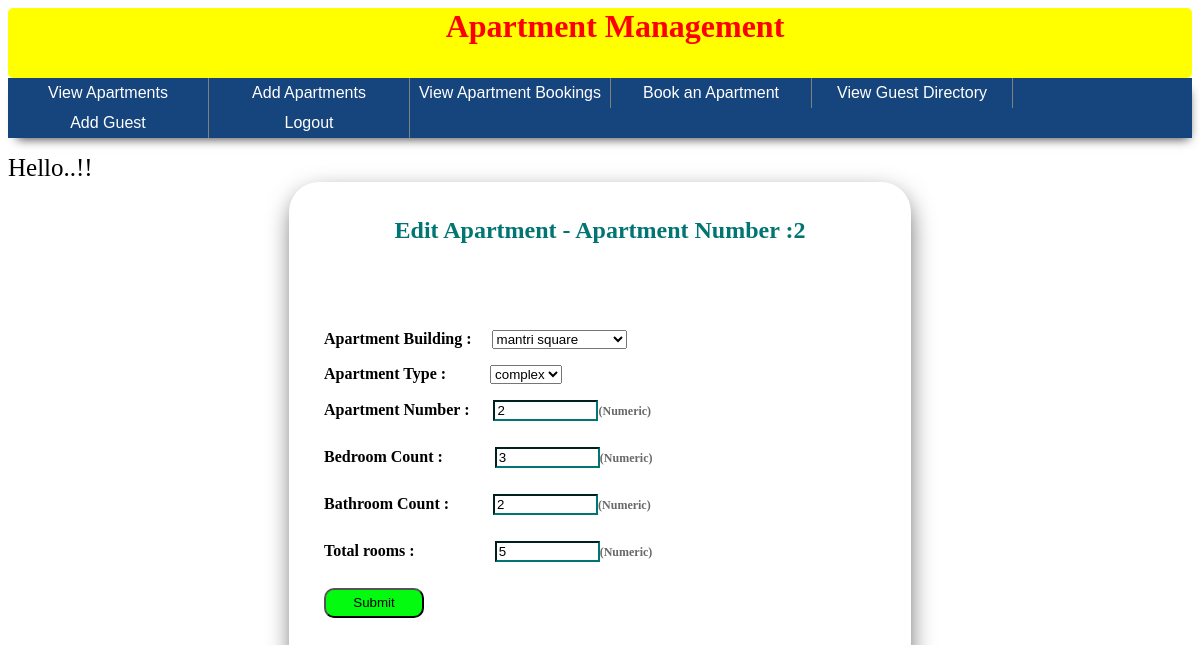
Screenshot of /edit_apartments.php?apt_id=2 with the database file from the repository.
### tables this page shows
CREATE TABLE `apartments` (
  `apt_id` int(11) NOT NULL,
  `building_id` int(11) NOT NULL,
  `apt_type_code` varchar(10) NOT NULL,
  `apt_number` int(11) NOT NULL,
  `bathroom_count` int(11) NOT NULL,
  `bedroom_count` int(11) NOT NULL,
  `room_count` int(11) NOT NULL
);

### edit_apartments.php (the view, shortened to what this page needs)
<?php
include ('connect_to_sql.php');
include ('menu.php');
echo '<link rel="stylesheet" href="styles.css" type="text/css">';
function getBuilding($db,$building_id){
    $result = @mysqli_query($db, "select building_id, building_full_name from apartment_buildings");
     echo '<select name="building_id">';
    if($result){
        while ($row = mysqli_fetch_array($result, MYSQLI_ASSOC)){
            if($row["building_id"]==$building_id){
                echo '<option value="'.$row["building_id"].'" selected="selected">'.$row["building_full_name"].'</option>';
            }else{
                 echo '<option value="'.$row["building_id"].'">'.$row["building_full_name"].'</option>';
            }
        }
    }
    echo '</select>';
}
function getAptType($db,$apt_type){
    $result = @mysqli_query($db, "select apt_type_code,apt_type_description from apartment_type");
     echo '<select name="apt_type_code">';
    if($result){
        while ($row = mysqli_fetch_array($result, MYSQLI_ASSOC)){
             if($row["apt_type_code"]==$apt_type){
                echo '<option value="'.$row["apt_type_code"].'" selected="selected">'.$row["apt_type_code"].'</option>';
             }else{
                echo '<option value="'.$row["apt_type_code"].'">'.$row["apt_type_code"].'</option>';
             }
        }
    }
    echo '</select>';
}
function getApartmentDetails($db,$apt_id){
    $query = "select apt_id,building_id,apt_type_code,apt_number,bathroom_count,bedroom_count,room_count from apartments where apt_id=$apt_id";
    $result = @mysqli_query($db,$query);
    $row = mysqli_fetch_array($result, MYSQLI_ASSOC);
    return $row;
}
echo '<form action="edit_apartments.php" method="post">';
$building_id = "";
$apt_type= "";
$apt_num= "";
$bed_count= "";
$bath_count= "";
$room_count= "";
$apt_id = "";
if (isset($_GET['apt_id'])) {
    $apt_id = $_GET['apt_id'];
    $apartment = getApartmentDetails($dbc,$apt_id);
    $building_id = $apartment["building_id"];
    $apt_type=$apartment["apt_type_code"];
    $apt_num=$apartment["apt_number"];
    $bed_count=$apartment["bedroom_count"];
    $bath_count=$apartment["bathroom_count"];
    $room_count=$apartment["room_count"];
}
echo '<div class="container" style="height:60%;width:50%;margin:auto;">';
echo '<h2>Edit Apartment -  Apartment Number :'.$apt_num.'</h2>' ;
echo '<div class="makeit">';
echo '<p>Apartment Building :&emsp; ';
getBuilding($dbc,$building_id);
echo '</p>
<p>Apartment Type :&emsp;&emsp;&ensp; ';
getAptType($dbc,$apt_type);
 echo '</p>
<p>Apartment Number : &emsp;&nbsp;<input type="text" name="apt_number" size="10" maxlength="10" value="'.$apt_num.'" /><label>(Numeric)</label></p>
<p>Bedroom Count    :&emsp;&emsp;&emsp; <input type="text" name="bedroom_count" size="10" maxlength="10" value="'.$bed_count.'" /><label>(Numeric)</label></p>
<p>Bathroom Count   : &emsp;&emsp;&ensp;<input type="text" name="bathroom_count" size="10" maxlength="10" value="'.$bath_count.'" /><label>(Numeric)</label></p>
<p>Total rooms      :&emsp;&emsp;&emsp;&emsp;&emsp;<input type="text" name="room_count" size="10" maxlength="10" value="'.$room_count.'" /><label>(Numeric)</label></p>
<input type="hidden" name="submitted" value="TRUE" />
<input type="hidden" name="apt_id" value="'. $apt_id.'" />
<p><input type="submit" name="submit" value="Submit" /></p>
</div></form>';
?>

### styles.css (style rules this page uses)
.container div { margin-left: 20px; }
.container { margin-top:30px; width:95%; height:100%; margin-left:30px; margin-bottom:30px; -webkit-box-shadow: 1px 9px 27px -5px rgba(0,0,0,0.75); -moz-box-shadow: 1px 9px 27px -5px rgba(0,0,0,0.75); box-shadow: 1px 9px 27px -5px rgba(0,0,0,0.75); padding: 15px; border-radius:30px; }
label { color: dimgrey; font-size: 12px; }
h2 { text-align: center; color: #017572; }
.makeit { padding-top:50px; font-weight:bold; }
.makeit input[type="text"] { margin-bottom: 10px; border-bottom-right-radius: 0; border-bottom-left-radius: 0; border-color: #017572; }
.container input[type="submit"] { width:100px; height:30px; border-radius:10px; background:#02fb0e; }

### rows the page displays
apartments: apt_number "2", bedroom_count "3", bathroom_count "2", room_count "5"

### other values shown
form field building_id "mantri square"
form field apt_type_code "complex"
